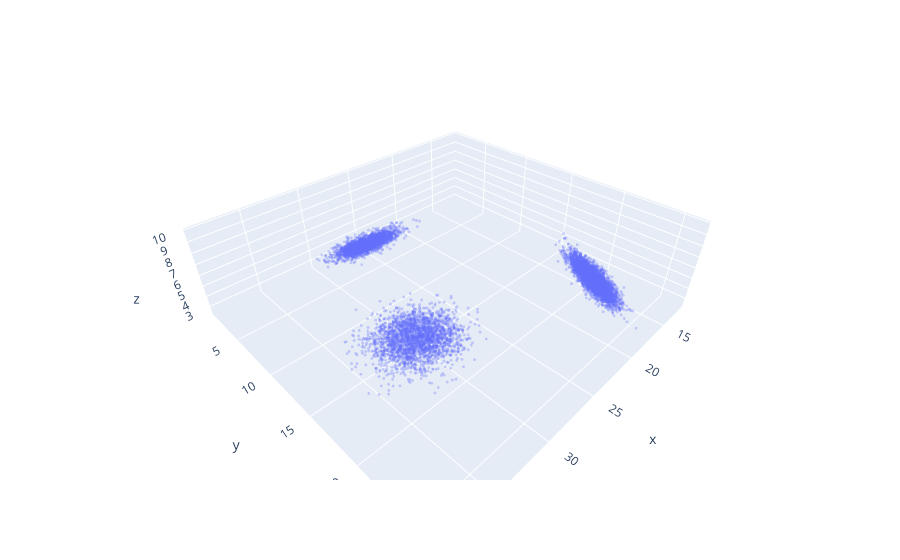

Notebook code cell kept with this figure:
### Code cell
a = torch.nn.functional.cosine_similarity(decoder1, decoder2, dim=0).item()
b = torch.nn.functional.cosine_similarity(decoder1, decoder_AND, dim=0).item()
c = torch.nn.functional.cosine_similarity(decoder2, decoder_AND, dim=0).item()

d = (c - a*b)/np.sqrt(1-a**2)
plot_vecs = torch.tensor([[1, 0, 0],
        [a, np.sqrt(1-a**2), 0],
        [b, d, np.sqrt(1 - b**2 - d**2)]
        ]).float()

decoders = torch.stack([decoder1, decoder2, decoder_AND], dim=1)
decoders /= decoders.norm(dim=0, keepdim=True)
encoders = torch.linalg.pinv(decoders)

mask = occurence_types >= 0
df = pd.DataFrame({'x': (mlp_out[mask] @ encoders.T) @ plot_vecs[:,0],
        'y':(mlp_out[mask] @ encoders.T) @ plot_vecs[:,1],
        'z':(mlp_out[mask] @ encoders.T) @ plot_vecs[:,2]
})

fig = px.scatter_3d(df, x='x', y='y', z='z', opacity = 0.3)
fig.update_traces(marker_size = 1)

### Figure 1 — Plotly figure (JSON) as saved in the notebook; plotly's stock layout.template omitted (floating-point values rounded to 4 significant figures; data arrays with more than 128 entries replaced by an {"elided": "..."} marker saying what was removed)
{"data": [{"hovertemplate": "x=%{x}<br>y=%{y}<br>z=%{z}<extra></extra>", "legendgroup": "", "marker": {"color": "#636efa", "opacity": 0.3, "size": 1, "symbol": "circle"}, "mode": "markers", "name": "", "scene": "scene", "showlegend": false, "type": "scatter3d", "x": {"elided": "10000 float values"}, "y": {"elided": "10000 float values"}, "z": {"elided": "10000 float values"}}], "layout": {"legend": {"tracegroupgap": 0}, "margin": {"t": 60}, "scene": {"domain": {"x": [0, 1], "y": [0, 1]}, "xaxis": {"title": {"text": "x"}}, "yaxis": {"title": {"text": "y"}}, "zaxis": {"title": {"text": "z"}}}}}
